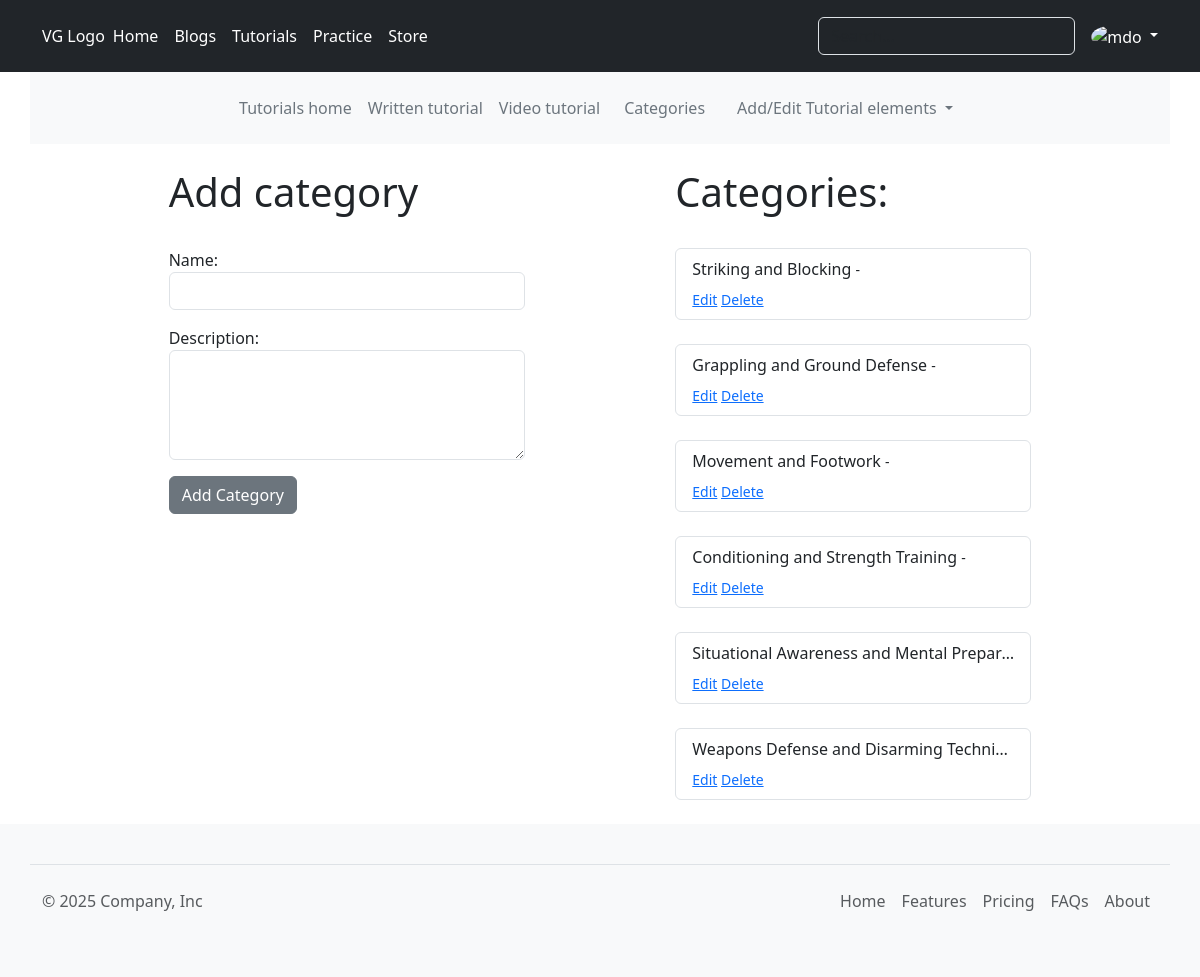
Page /tutorials/videos/add-category (signed in) on the committed database.
### tutorials/models.py (models this page shows, shortened)
class AddedElement(models.Model):
    name = models.CharField(max_length=150)
    slug = models.SlugField(unique=True)
    creation_date = models.DateTimeField(auto_now_add=True)
    update_date = models.DateTimeField(auto_now=True)
    class Meta:
        abstract = True

class Category(AddedElement):
    description = models.CharField(max_length=250)
    added_by= models.ForeignKey(User, on_delete=models.PROTECT,
                                related_name='tutorials_category_added_by')

### tutorials/views.py (the view)
# urls.py: path('videos/add-category', views.AddCategoryView.as_view(), name='add_category'),
class AddCategoryView(CreateView):
    model = Category
    form_class = categoryForm
    template_name = 'tutorials/add_category.html'
    def get_context_data(self, **kwargs):
        category_list = Category.objects.all() # Fetches the subcategory for the current category's id
        context = super(AddCategoryView, self).get_context_data(**kwargs)
        context['element_list'] = category_list
        return context

### tutorials/forms.py (shortened to what this page needs)
class categoryForm(forms.ModelForm):
    class Meta:
        model = Category
        fields = "__all__"
        exclude = ("slug",)
        widgets = {
            'name': forms.TextInput(attrs={'class': 'form-control col-md-4'},),
            'description': forms.Textarea(attrs={'class': 'form-control col-md-4', 'rows':4},),
            'added_by': forms.TextInput(attrs={'class': 'form-control col-md-4', 'value':'', 'id':'author', 'type':'hidden'}),
            }

### templates/tutorials/add_category.html (shortened to what this page needs)
{% extends 'base.html' %}
{% load static %}
{% block content %}
    <div class="row justify-content-evenly">
        <div class="col-4">
            <h1>Add category</h1><br>
            <form method="POST">
                {{form.as_p | safe }}
                <button class="btn btn-secondary" name="add_category">Add Category</button>
            </form>
        </div>
        <div class="col-4">
            <h1>Categories:</h1><br>
            {% for item in element_list %}
                <div class="list-group">
                    <button type="button" class="list-group-item list-group-item-action">
                    <a class="dropdown-item wrap-boxes" href="{% url 'tutorials:tttutorial_single_category' item.pk %}">{{item.name}}
                {% for group in user.groups.all%}
                    {% if "Blog manager" or "Manager" in group.name %}
                    <small>- <a href="{% url 'tutorials:update_category' item.pk %}">Edit</a> <a href="{% url 'tutorials:delete_category' item.pk %}">Delete</a></small>
                    {% endif %}
                {% endfor %}
                    </a>
                    </button>
                </div> <br>
            {% endfor %}
        </div>
    </div>
{% endblock content %}

### templates/partials/_header.html (shortened to what this page needs)
<header class="p-3 text-bg-dark">
  <div class="container">
    <div class="d-flex flex-wrap align-items-center justify-content-center justify-content-lg-start">
      <a href="/" class="d-flex align-items-center mb-2 mb-lg-0 text-white text-decoration-none">
        VG Logo
      </a>
      <ul class="nav col-12 col-lg-auto me-lg-auto mb-2 justify-content-center mb-md-0" data-bs-theme="dark">
        <li><a href="#" class="nav-link px-2 text-white">Home</a></li>
        <li><a href="http://127.0.0.1:8002/" class="nav-link px-2 text-white">Blogs</a></li>
        <li><a href="{% url 'tutorials:home' %}" class="nav-link px-2 text-white">Tutorials</a></li>
        <li><a href="#" class="nav-link px-2 text-white">Practice</a></li>
        <li><a href="#" class="nav-link px-2 text-white">Store</a></li>
      </ul>
      <form class="col-12 col-lg-auto mb-3 mb-lg-0 me-lg-3" role="search">
        <input type="search" class="form-control form-control-dark text-bg-dark" placeholder="Search..." aria-label="Search">
      </form>
      {% if user.is_authenticated %}
      <div class="dropdown text-end" data-bs-theme="dark">
        <a href="#" class="d-block link-body-emphasis text-decoration-none dropdown-toggle" data-bs-toggle="dropdown" aria-expanded="false">
          <img src="https://github.com/mdo.png" alt="mdo" width="32" height="32" class="rounded-circle">
        </a>
      </div>
      {% endif %}
    </div>
  </div>
</header>
<div class="container bg-body-tertiary">
    <header class="d-flex justify-content-center py-3">
      <ul class="nav col-12 col-md-auto mb-2 justify-content-center mb-md-0">
        <li><a href="{% url 'tutorials:home' %}" class="nav-link px-2 text-secondary">Tutorials home</a></li>
        <li><a href="{% url 'tutorials:tttutorial' %}" class="nav-link px-2 text-secondary">Written tutorial</a></li>
        <li><a href="{% url 'tutorials:vtutorial' %}" class="nav-link px-2 text-secondary">Video tutorial</a></li>
        {% if category_list%}
          <li class="nav-item dropdown">
            <a class="nav-link dropdown-toggle text-secondary" href="#" role="button" data-bs-toggle="dropdown" aria-expanded="false">
              Categories
            </a>
            <ul class="dropdown-menu">
              {% for category in category_list %}
                <li><a class="dropdown-item text-secondary" href="{% url 'tutorials:tttutorial_single_category' category.pk %}">{{category}}</a></li>
              {% endfor %}
            </ul>
          </li>
        {% else %}
        <li class="nav-item">
          <a class="nav-link text-secondary" href="#">Categories</a>
        </li>
        {% endif %}
      {% for group in user.groups.all%}
        {% if "Blog manager" or "Manager" in group.name %}
          <li class="nav-item dropdown">
            <a class="nav-link dropdown-toggle text-secondary" href="#" role="button" data-bs-toggle="dropdown" aria-expanded="false">
              Add/Edit Tutorial elements
            </a>
          </li>
        {% endif %}
      {% endfor %}
      </ul>
    </header>
  </div>

### templates/base.html (style rules this page uses)
.wrap-boxes { white-space: wrap; height: 30px; overflow: hidden; text-overflow: ellipsis; }

### rows in the picture
Category: name "Striking and Blocking"
Category: name "Grappling and Ground Defense"
Category: name "Movement and Footwork"
Category: name "Conditioning and Strength Training"
Category: name "Situational Awareness and Mental Prepar…"
Category: name "Weapons Defense and Disarming Techni…"
